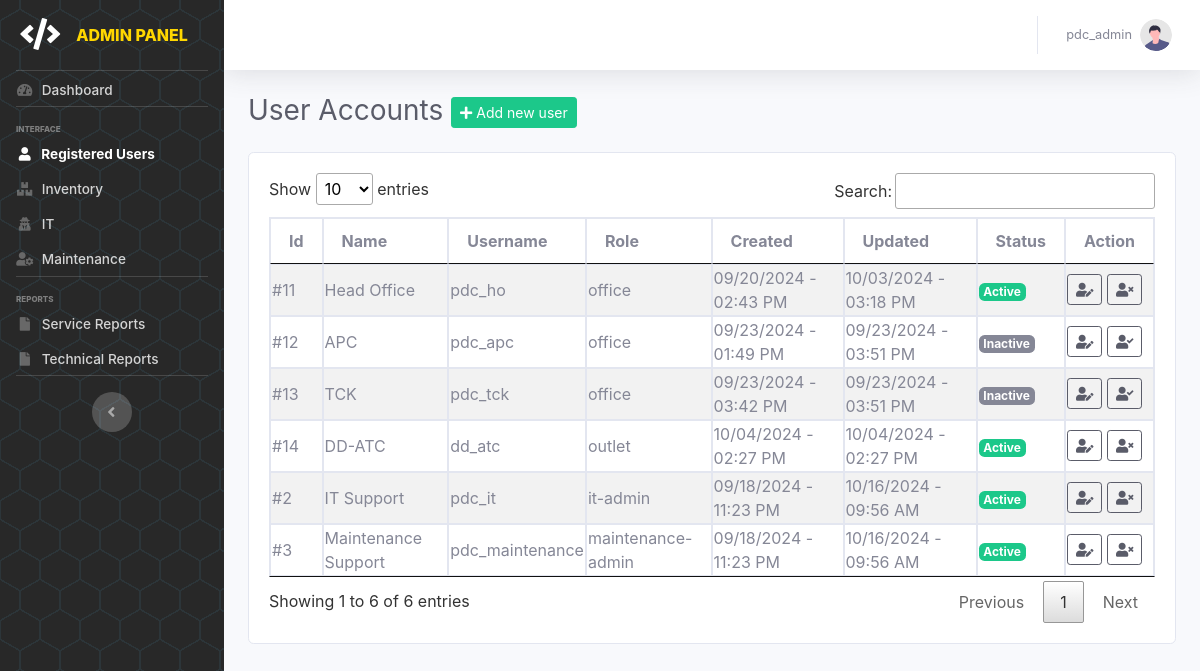
Page /pages/admin/users (signed in) on the committed database.
### tables this page shows
CREATE TABLE `tbl_useraccounts` (
  `id` int(11) NOT NULL,
  `name` varchar(100) NOT NULL,
  `username` varchar(100) NOT NULL,
  `password` varchar(255) NOT NULL,
  `role` enum('admin','it-admin','maintenance-admin','office','outlet','it','maintenance') NOT NULL,
  `status` enum('Active','Inactive') NOT NULL DEFAULT 'Active',
  `created` datetime(6) DEFAULT current_timestamp(6),
  `updated` datetime(6) DEFAULT current_timestamp(6) ON UPDATE current_timestamp(6)
);

### pages/admin/admin.users.php (the view, shortened to what this page needs)
<?php include('admin.header.php'); ?>
    <div class="container-fluid">
        <div class="d-sm-flex align-items-center justify-content-between mb-4">
            <h1 class="h3 mb-0 text-gray-800">User Accounts&nbsp;<a href="add-user" class="btn btn-sm btn-success"><i class="fas fa-plus"></i> Add new user</a></h1>
        </div>
        <div class="card mt-4">
            <div class="card-body">
                <div class="table-responsive">
                    <table class="table table-bordered table-striped table-sm w-100" id="acctbl">
                        <thead>
                            <tr>
                                <th>Id</th>
                                <th>Name</th>
                                <th>Username</th>
                                <th>Role</th>
                                <th>Created</th>
                                <th>Updated</th>
                                <th>Status</th>
                                <th>Action</th>
                            </tr>
                        </thead>
                        <tbody>
                            <?php
                                $user_qry = mysqli_query($conn, "SELECT * FROM tbl_useraccounts WHERE id != '1'");
                                while($rows=mysqli_fetch_array($user_qry)){
                                    $createDT = new DateTime($rows["created"]);
                                    $updateDT = new DateTime($rows["updated"]);
                            ?>
                                <tr>
                                    <td>#<?php echo $rows["id"]; ?></td>
                                    <td><?php echo $rows["name"]; ?></td>
                                    <td><?php echo $rows["username"]; ?></td>
                                    <td><?php echo $rows["role"]; ?></td>
                                    <td><?php echo $formattedDate = $createDT->format('m/d/Y - h:i A'); ?></td>
                                    <td><?php echo $formattedDate = $updateDT->format('m/d/Y - h:i A'); ?></td>
                                    <td>
                                        <span class="badge text-white <?php echo $rows["status"] == 'Active' ? 'bg-success' : 'bg-secondary'; ?>">
                                            <?php echo ucfirst($rows["status"]); ?>
                                        </span>
                                    </td>
                                    <td>
                                        <a class="btn btn-sm btn-outline-dark" href="edit-user?id=<?php echo $rows['id']; ?>" title="Edit User"><i class="fas fa-user-edit"></i></a>
                                        <?php if ($rows['status'] == 'Active') { ?>
                                            <a class="btn btn-sm btn-outline-dark" href="user-status?id=<?php echo $rows['id']; ?>&status=Inactive" title="Deactivate User">
                                                <i class="fas fa-user-times"></i>
                                            </a>
                                        <?php } else { ?>
                                            <a class="btn btn-sm btn-outline-dark" href="user-status?id=<?php echo $rows['id']; ?>&status=Active" title="Activate User">
                                                <i class="fas fa-user-check"></i>
                                            </a>
                                        <?php } ?>
                                    </td>
                                </tr>
                            <?php } ?>
                        </tbody>
                    </table>
                </div>
            </div>
        </div>
    </div>
<?php include('admin.footer.php'); ?>

### rows in the picture
tbl_useraccounts: id "2", name "IT Support", username "pdc_it", role "it-admin", created "09/18/2024 - 11:23 PM", updated "10/16/2024 - 09:56 AM", status "Active"
tbl_useraccounts: id "3", name "Maintenance Support", username "pdc_maintenance", role "maintenance-admin", created "09/18/2024 - 11:23 PM", updated "10/16/2024 - 09:56 AM", status "Active"
tbl_useraccounts: id "11", name "Head Office", username "pdc_ho", role "office", created "09/20/2024 - 02:43 PM", updated "10/03/2024 - 03:18 PM", status "Active"
tbl_useraccounts: id "12", name "APC", username "pdc_apc", role "office", created "09/23/2024 - 01:49 PM", updated "09/23/2024 - 03:51 PM", status "Inactive"
tbl_useraccounts: id "13", name "TCK", username "pdc_tck", role "office", created "09/23/2024 - 03:42 PM", updated "09/23/2024 - 03:51 PM", status "Inactive"
tbl_useraccounts: id "14", name "DD-ATC", username "dd_atc", role "outlet", created "10/04/2024 - 02:27 PM", updated "10/04/2024 - 02:27 PM", status "Active"

### other values in the picture
$_SESSION['username'] "pdc_admin"
